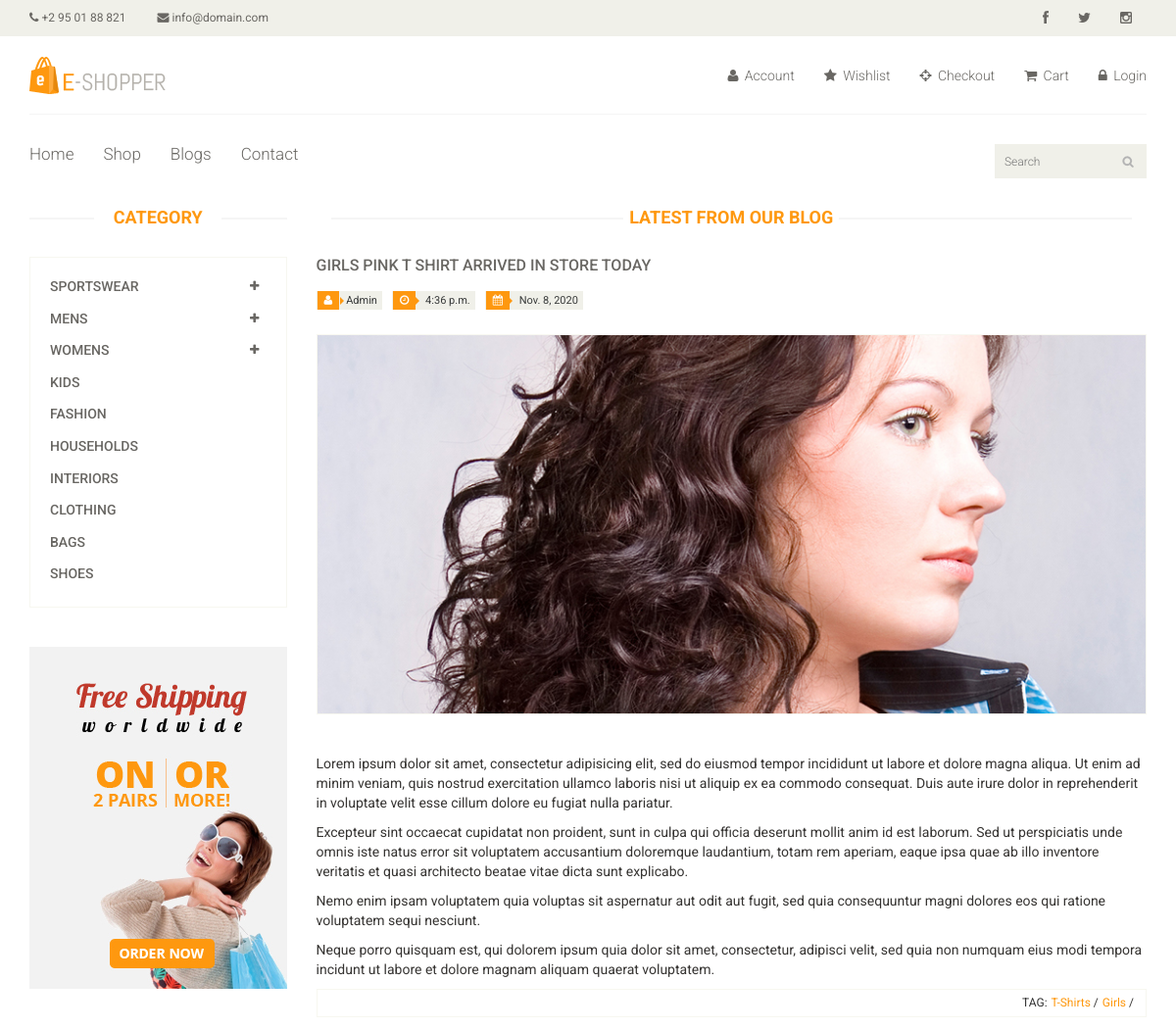
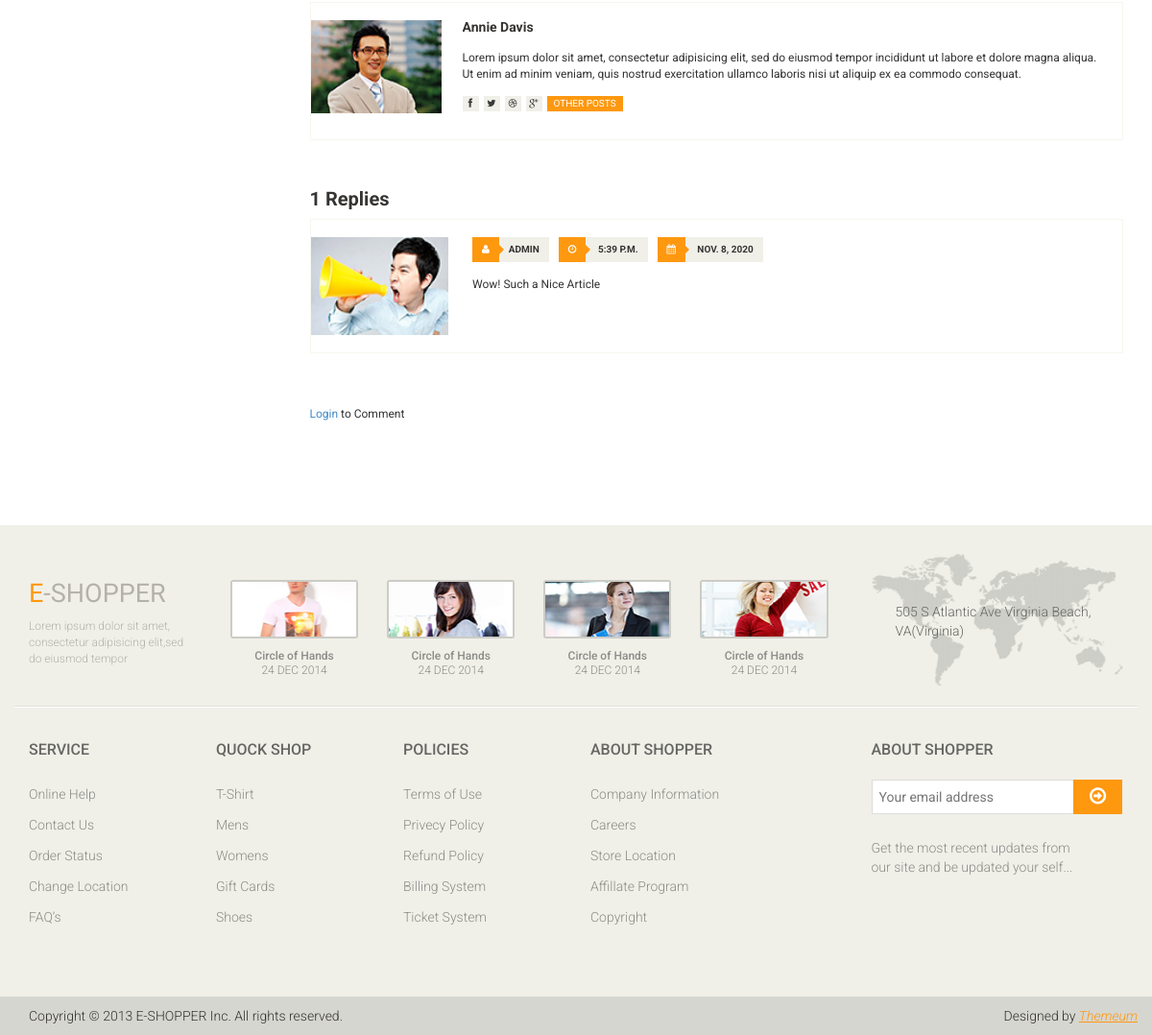
Screenshot of /blogs/girls-pink-t-shirt-arrived-in-store-today/ with the database file from the repository (2 pictures, top to bottom).
### blogs/models.py (models this page shows, shortened)
class Blog(models.Model):
	author = models.ForeignKey(settings.AUTH_USER_MODEL, on_delete=models.CASCADE)
	title = models.CharField(max_length=50, unique=True)
	image = models.ImageField(upload_to='images/')
	content = models.TextField()
	tags = TaggableManager()
	date_created = models.DateField(auto_now_add=True)
	time_created = models.TimeField(auto_now_add=True)
	slug = models.SlugField(null=True, blank=True)
	class Meta:
		ordering = ['-time_created']

class Reply(models.Model):
	blog = models.ForeignKey(Blog, on_delete=models.CASCADE)
	commenter = models.ForeignKey(settings.AUTH_USER_MODEL, on_delete=models.CASCADE)
	date_created = models.DateField(auto_now_add=True)
	time_created = models.TimeField(auto_now_add=True)
	comment = models.TextField()
	class Meta:
		verbose_name_plural = 'Replies'

### accounts/models.py (models this page shows)
class User(AbstractUser):
	pass

### blogs/views.py (the view)
# urls.py: path('<str:slug>/', views.blog_detail, name='blog_detail'),
def blog_detail(request, slug):
	qs = Blog.objects.get(slug=slug)
	query = Reply.objects.filter(blog=qs)
	form = ReplyForm(request.POST or None)
	if form.is_valid():
		reply = form.save(commit=False)
		reply.commenter = request.user
		reply.blog = qs
		reply.save()
		return redirect('blogs:blog_detail', slug=qs.slug)
	name = 'blog-single.html'
	context = {
	'blog' : qs,
	'replies' : query,
	'form':form
	}
	return render(request, name, context)

### blogs/forms.py
class ReplyForm(forms.ModelForm):
	class Meta:
		model = Reply
		fields = ['comment']

### blogs/templates/blog-single.html (shortened to what this page needs)
{% extends 'base.html' %}
{% block content %}
{% load static %}
	<section>
		<div class="container">
			<div class="row">
				<div class="col-sm-3">
					<div class="left-sidebar">
						<h2>Category</h2>
						<div class="panel-group category-products" id="accordian">
							<div class="panel panel-default">
								<div class="panel-heading">
									<h4 class="panel-title">
										<a data-toggle="collapse" data-parent="#accordian" href="#sportswear">
											<span class="badge pull-right"><i class="fa fa-plus"></i></span>
											Sportswear
										</a>
									</h4>
								</div>
							</div>
							<div class="panel panel-default">
								<div class="panel-heading">
									<h4 class="panel-title">
										<a data-toggle="collapse" data-parent="#accordian" href="#mens">
											<span class="badge pull-right"><i class="fa fa-plus"></i></span>
											Mens
										</a>
									</h4>
								</div>
							</div>
							<div class="panel panel-default">
								<div class="panel-heading">
									<h4 class="panel-title">
										<a data-toggle="collapse" data-parent="#accordian" href="#womens">
											<span class="badge pull-right"><i class="fa fa-plus"></i></span>
											Womens
										</a>
									</h4>
								</div>
							</div>
							<div class="panel panel-default">
								<div class="panel-heading">
									<h4 class="panel-title"><a href="#">Kids</a></h4>
								</div>
							</div>
							<div class="panel panel-default">
								<div class="panel-heading">
									<h4 class="panel-title"><a href="#">Fashion</a></h4>
								</div>
							</div>
							<div class="panel panel-default">
								<div class="panel-heading">
									<h4 class="panel-title"><a href="#">Households</a></h4>
								</div>
							</div>
							<div class="panel panel-default">
								<div class="panel-heading">
									<h4 class="panel-title"><a href="#">Interiors</a></h4>
								</div>
							</div>
							<div class="panel panel-default">
								<div class="panel-heading">
									<h4 class="panel-title"><a href="#">Clothing</a></h4>
								</div>
							</div>
							<div class="panel panel-default">
								<div class="panel-heading">
									<h4 class="panel-title"><a href="#">Bags</a></h4>
								</div>
							</div>
							<div class="panel panel-default">
								<div class="panel-heading">
									<h4 class="panel-title"><a href="#">Shoes</a></h4>
								</div>
							</div>
						</div>
						<div class="shipping text-center">
							<img src="{% static 'images/home/shipping.jpg' %}" alt="" />
						</div>
					</div>
				</div>
				<div class="col-sm-9">
					<div class="blog-post-area">
						<h2 class="title text-center">Latest From our Blog</h2>
						<div class="single-blog-post">
							<h3>{{blog.title.title}}</h3>
							<div class="post-meta">
								<ul>
									<li><i class="fa fa-user"></i>{{blog.author.username.title}}</li>
									<li><i class="fa fa-clock-o"></i> {{blog.time_created}}</li>
									<li><i class="fa fa-calendar"></i> {{blog.date_created}}</li>
								</ul>
							</div>
							<a href="">
								<img src="{{blog.image.url}}" alt="">
							</a>
							<p>{{ blog.content | linebreaks }}</p>
						</div>
					</div>
					<div class="rating-area">
						<ul class="tag">
							<li>TAG:</li>
							{% for tag in blog.tags.all %}
							<li><a class="color" href="">{{tag}} <span>/</span></a></li>
							{% endfor %}
						</ul>
					</div>
					<div class="media commnets">
						<a class="pull-left" href="#">
							<img class="media-object" src="{% static 'images/blog/man-one.jpg' %}" alt="">
						</a>
						<div class="media-body">
							<h4 class="media-heading">Annie Davis</h4>
							<p>Lorem ipsum dolor sit amet, consectetur adipisicing elit, sed do eiusmod tempor incididunt ut labore et dolore magna aliqua.  Ut enim ad minim veniam, quis nostrud exercitation ullamco laboris nisi ut aliquip ex ea commodo consequat.</p>
							<div class="blog-socials">
								<ul>
									<li><a href=""><i class="fa fa-facebook"></i></a></li>
									<li><a href=""><i class="fa fa-twitter"></i></a></li>
									<li><a href=""><i class="fa fa-dribbble"></i></a></li>
									<li><a href=""><i class="fa fa-google-plus"></i></a></li>
								</ul>
								<a class="btn btn-primary" href="">Other Posts</a>
							</div>
						</div>
					</div>
					<div class="response-area">
						{% if replies %}
						<h2>{{replies.count}} Replies</h2>
						{% else %}
						<h2>No Replies Yet!</h2>
						{% endif %}
						<ul class="media-list">
							{% for reply in replies %}
							<li class="media">
								<a class="pull-left" href="#">
									<img class="media-object" src="{% static 'images/blog/man-two.jpg' %}" alt="">
								</a>
								<div class="media-body">
									<ul class="sinlge-post-meta">
										<li><i class="fa fa-user"></i>{{reply.commenter.username.title}}</li>
										<li><i class="fa fa-clock-o"></i> {{reply.time_created}}</li>
										<li><i class="fa fa-calendar"></i> {{reply.date_created}}</li>
									</ul>
									<p>{{ reply.comment | linebreaks }}</p>
								</div>
							</li>
							{% endfor %}
						</ul>
					</div>
					<div class="replay-box">
						{% if request.user.is_authenticated %}
						<form method="POST">
							<div class="row">
								<div class="col-sm-4">
									<h2>Leave a Reply</h2>
										{% csrf_token %}
										<div class="blank-arrow">
											<label>Your Name</label>
										</div>
										<span>*</span>
										<input type="text" placeholder="write your name..."
										value={{request.user.username.title}} readonly>
										<div class="blank-arrow">
											<label>Email Address</label>
										</div>
										<span>*</span>
										<input type="email" value={{request.user.email}} readonly>
								</div>
								<div class="col-sm-8">
									<div class="text-area">
										<div class="blank-arrow">
											<label>Your Comment</label>
										</div>
										<span>*</span>
										{{ form.comment }}
										<button class="btn btn-primary" type="submit">Post Comment</button>
									</div>
								</div>
							</div>
						</form>
						{% else %}
						<p><a href="{% url 'accounts:login' %}" class="text-default">Login</a> to Comment</p>
						{% endif %}
					</div>
				</div>
			</div>
		</div>
	</section>
{% endblock %}

### rows the page displays
Blog: title "GIRLS PINK T SHIRT ARRIVED IN STORE TODAY", author.username "Admin", time_created "4:36 p.m.", date_created "Nov. 8, 2020", image (picture), content "Lorem ipsum dolor sit amet, consectetur adipisicing elit, sed do eiusmod tempor incididunt ut labore et dolore magna aliqua. Ut enim ad minim veniam, quis nostrud exercitation ullamco laboris nisi ut aliquip ex ea commodo consequat. Duis aute irure dolor in reprehenderit in voluptate velit esse cillum dolore eu fugiat nulla pariatur. Excepteur sint occaecat cupidatat non proident, sunt in culpa qui officia deserunt mollit anim id est laborum. Sed ut perspiciatis unde omnis iste natus error sit voluptatem accusantium doloremque laudantium, totam rem aperiam, eaque ipsa quae ab illo inventore veritatis et quasi architecto beatae vitae dicta sunt explicabo. Nemo enim ipsam voluptatem quia…"
Tag: name "T-Shirts"
Tag: name "Girls"
Reply: commenter.username "ADMIN", time_created "5:39 P.M.", date_created "NOV. 8, 2020", comment "Wow! Such a Nice Article"

### other values shown
{{ replies.count }} "1"
